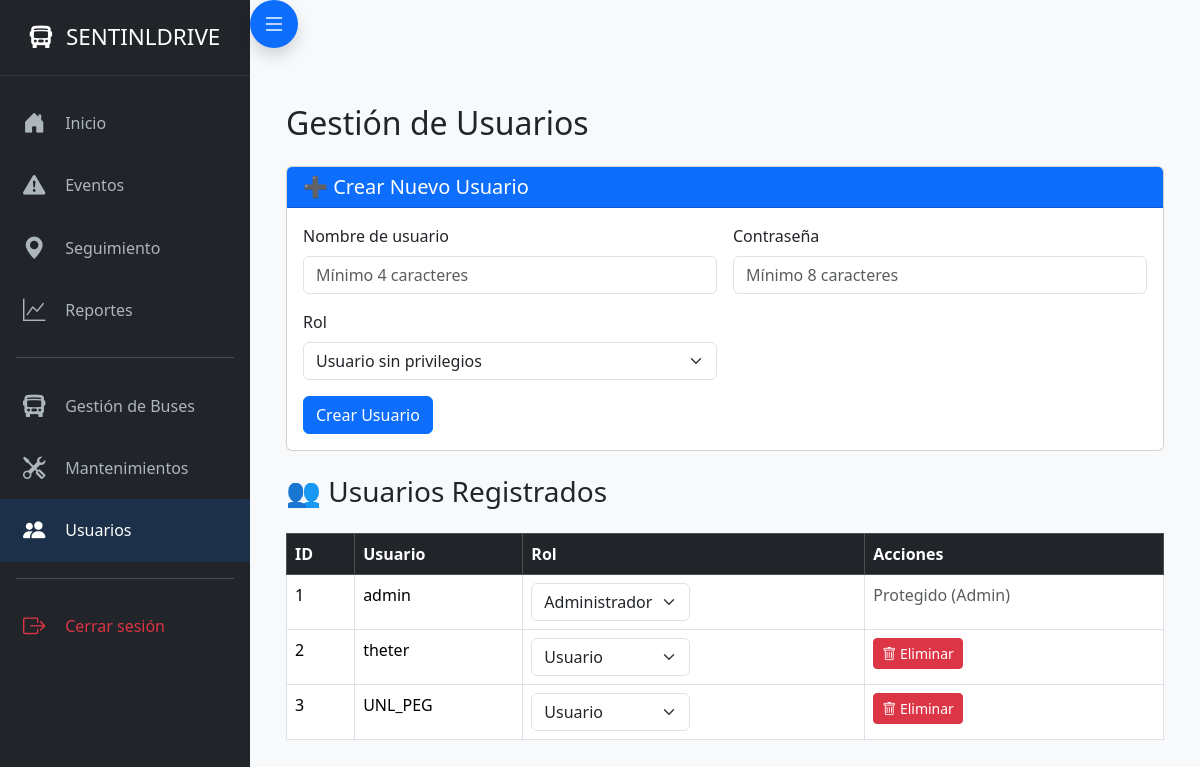
Page /users (signed in) on the earlier database version.
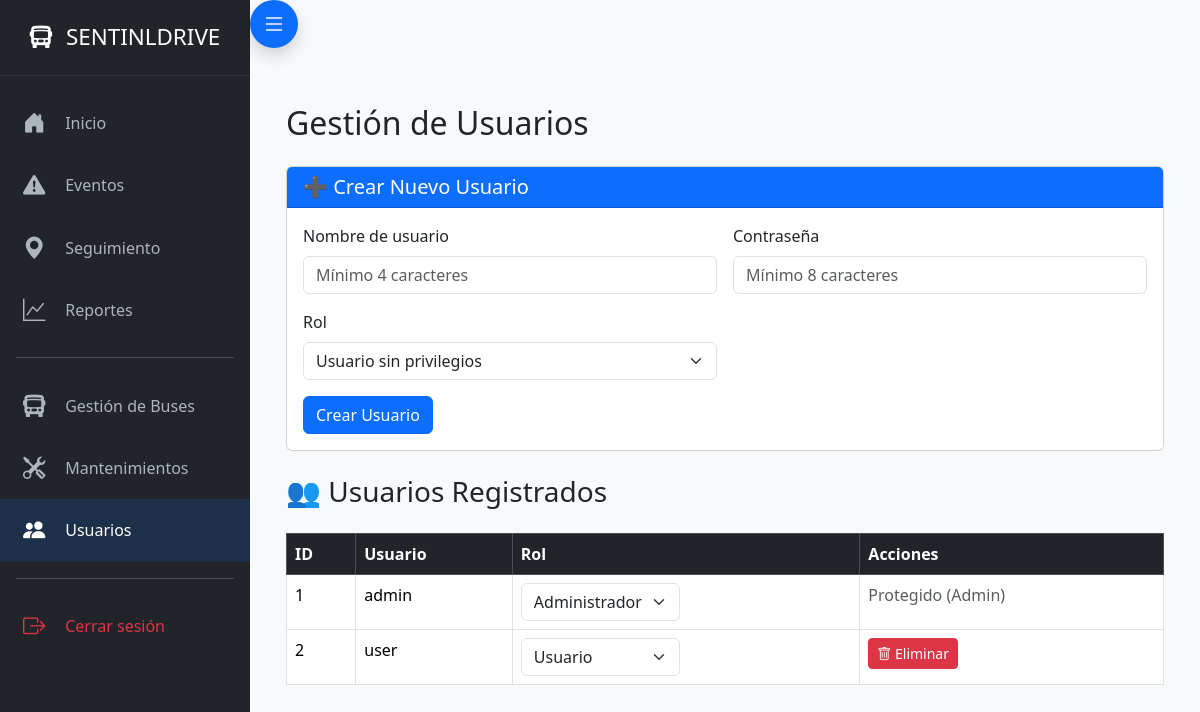
Same page on the later database version.
### app/models/user.py (models this page shows, shortened)
class User(db.Model):
    __tablename__ = 'user'
    id = db.Column(db.Integer, primary_key=True)
    username = db.Column(db.String(50), unique=True, nullable=False)
    password_hash = db.Column(db.String(128), nullable=False)
    role = db.Column(db.String(20), default="user")

### app/routes/users.py (the view, shortened to what this page needs)
@users_bp.route("/users", methods=["GET", "POST"])
@require_admin
def users():
    users_list = User.query.all()
    return render_template("users.html", users=users_list)

### app/templates/users.html (shortened to what this page needs)
{% extends "base.html" %}
{% block content %}
<div class="container mt-4">
    <h2 class="mb-4">Gestión de Usuarios</h2>
    <div class="card mb-4">
        <div class="card-header bg-primary text-white">
            <h5 class="mb-0">➕ Crear Nuevo Usuario</h5>
        </div>
        <div class="card-body">
            <form method="POST" action="{{ url_for('users.users') }}">
                <div class="row g-3">
                    <div class="col-md-6">
                        <label for="username" class="form-label">Nombre de usuario</label>
                        <input type="text" class="form-control" id="username" name="username"
                               required minlength="4" placeholder="Mínimo 4 caracteres">
                    </div>
                    <div class="col-md-6">
                        <label for="password" class="form-label">Contraseña</label>
                        <input type="password" class="form-control" id="password" name="password"
                               required minlength="8" placeholder="Mínimo 8 caracteres">
                    </div>
                    <div class="col-md-6">
                        <label for="role" class="form-label">Rol</label>
                        <select class="form-select" id="role" name="role" required>
                            <option value="user" selected>Usuario sin privilegios</option>
                        </select>
                    </div>
                    <div class="col-12">
                        <button type="submit" class="btn btn-primary">Crear Usuario</button>
                    </div>
                </div>
            </form>
        </div>
    </div>
    <h3 class="mb-4">👥 Usuarios Registrados</h3>
    <div class="table-responsive">
        <table class="table table-bordered table-hover">
            <thead class="table-dark">
                <tr>
                    <th>ID</th>
                    <th>Usuario</th>
                    <th>Rol</th>
                    <th>Acciones</th>
                </tr>
            </thead>
            <tbody>
                {% for u in users %}
                <tr>
                    <td>{{ u.id }}</td>
                    <td>{{ u.username }}</td>
                    <td>
                        <form action="{{ url_for('users.change_user_role', u_id=u.id) }}"
                              method="POST" style="display:inline;">
                            <select name="role" class="form-select d-inline-block w-auto" onchange="this.form.submit()">
                                <option value="admin" {% if u.role == 'admin' %}selected{% endif %}>Administrador</option>
                                <option value="user" {% if u.role == 'user' %}selected{% endif %}>Usuario</option>
                            </select>
                        </form>
                    </td>
                    <td>
                        {% if u.username != 'admin' %}
                        <form action="{{ url_for('users.delete_user', u_id=u.id) }}"
                              method="POST" style="display:inline;"
                              onsubmit="return confirm('¿Eliminar usuario {{ u.username }}?\nEsta acción no se puede deshacer.');">
                            <button type="submit" class="btn btn-danger btn-sm">
                                <i class="bi bi-trash"></i> Eliminar
                            </button>
                        </form>
                        {% else %}
                        <span class="text-muted">Protegido (Admin)</span>
                        {% endif %}
                    </td>
                </tr>
                {% endfor %}
            </tbody>
        </table>
    </div>
</div>
{% endblock %}

Differences in the rows shown:
removed User: id "3", username "UNL_PEG", role "Usuario"
changed User "Usuario": username "theter" → "user"
